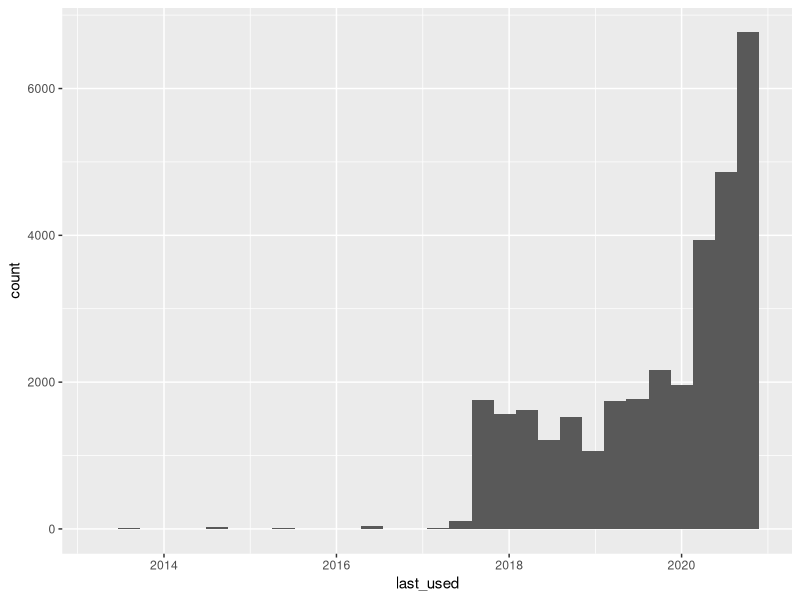

The R source for this figure: (Note: this script raises an error after producing the figure.)
library(readxl)
library(lubridate)
library(dplyr)
library(ggplot2)

# what sheets do we have?
#readxl::excel_sheets(path = "data/DaVinci_ShinyApps.xlsx")

# load raw user data
user_raw <- readxl::read_xlsx(path = "data/DaVinci_ShinyApps.xlsx",
                              sheet = "Complete unique user list")

# user column names
colnames(user_raw) <- c("unique_id",
                        "user_org_l1",
                        "user_org_l2",
                        "user_org_l3")

# user data
user <- user_raw %>% 
  mutate(user_id = tolower(unique_id)) %>% 
  select(user_id, user_org_l1, user_org_l2, user_org_l3)

# load raw access data
access_raw <- readxl::read_xlsx(path = "data/DaVinci_ShinyApps.xlsx",
                  sheet = "ShinyApps-ServerPro",
                  col_types = replicate(8, "text"))

# sensible column names
colnames(access_raw) = c("r_version",
                         "developer_id",
                         "app_name",
                         "user_id",
                         "last_used_str",
                         "year",
                         "month",
                         "half_year")

# access data
access <- access_raw %>%
  mutate(last_used = ymd(last_used_str)) %>% 
  left_join(user, by = "user_id") %>% 
  select(app_name, last_used, developer_id, r_version, user_id, user_org_l1, user_org_l2, user_org_l3)

# cleanup memory
rm(access_raw, user_raw)

# what apps did Markus use?
access %>% 
  filter(user_id == "langema8")

# shiny apps
shiny_apps <- access %>% 
  select(app_name) %>% 
  arrange(app_name) %>% 
  distinct()

head(shiny_apps)
tail(shiny_apps)

# shiny apps with "test"
shiny_apps %>% 
  filter(grepl("test", ignore.case = TRUE, app_name))


# developers
access %>%
  select(developer_id) %>% 
  arrange(developer_id) %>% 
  distinct()


# users
access %>%
  select(user_id) %>% 
  arrange(user_id) %>% 
  distinct()


ggplot(data = access) +
  geom_histogram(mapping = aes(x = last_used))

access %>% 
  group_by(last_used) %>% 
  summarise(n = n())

ggplot(data = access) +
  geom_line(mapping = aes(x = last_used))
